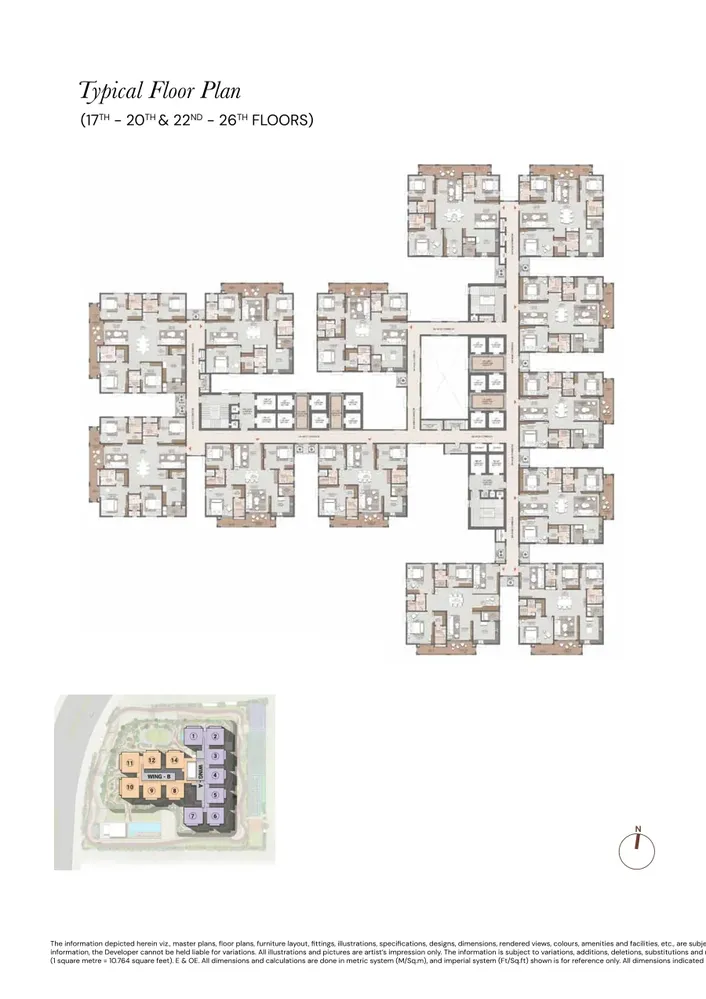
#> input picture dist/assets/plans/typical.webp, 706 x 999 px, shrunk from 900 x 1273 before the run
$ python encode_render.py ../dist/assets/plans/typical.webp ../dist/assets/plans/A1.webp
#> lines starting #> are read from the running program, lines starting #| are printed output that depends on the picture
"""Conservative, non-generative noise reduction and WebP encoding for CPU renders.

Uses a three-pixel median followed by a small bilateral kernel. No invented detail,
rescaling, geometry changes, view compositing, or AI image synthesis is performed.
Requires Pillow and NumPy in the selected Python interpreter.
"""
import math, sys
import numpy as np
from PIL import Image, ImageFilter

def encode(source,destination):
#> called with source = '../dist/assets/plans/typical.webp', destination = '../dist/assets/plans/A1.webp'
    image=Image.open(source).convert('RGB').filter(ImageFilter.MedianFilter(3))
    values=np.asarray(image,dtype=np.float32)/255
    pad=np.pad(values,((3,3),(3,3),(0,0)),mode='reflect')
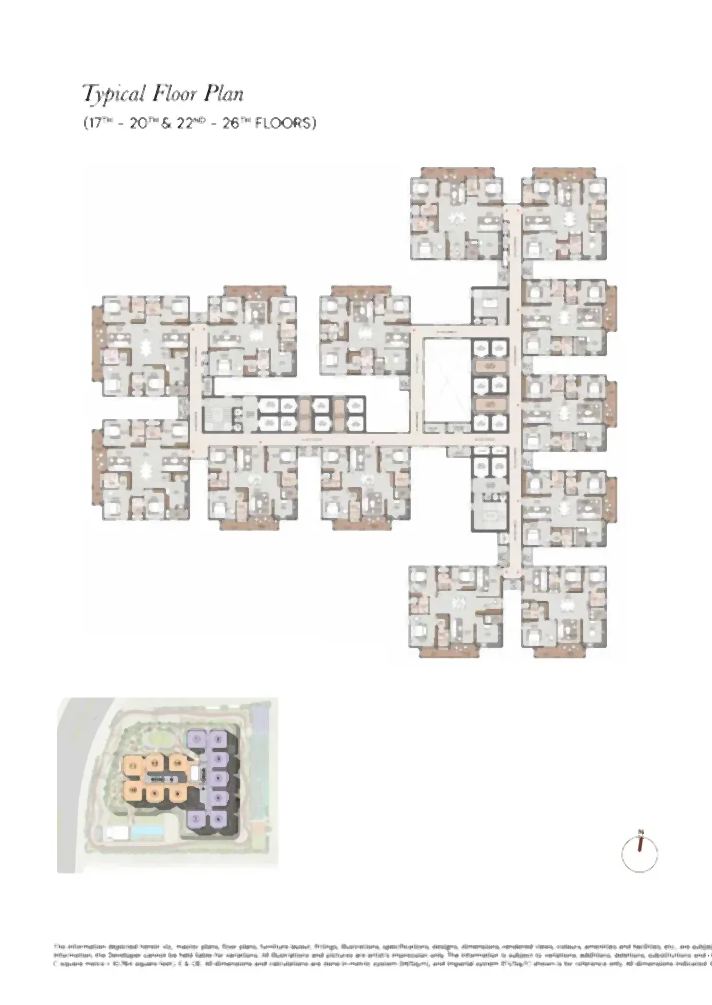
#> pad: shape (1005, 712, 3) float32; mean R, G, B 0.948, 0.944, 0.939
    numerator=np.zeros_like(values);denominator=np.zeros(values.shape[:2],np.float32)
    for dy in range(-3,4):
        for dx in range(-3,4):
            shifted=pad[3+dy:3+dy+values.shape[0],3+dx:3+dx+values.shape[1]]
            weight=np.exp(-((values-shifted)**2).sum(axis=2)/(2*.12**2))*math.exp(-(dx*dx+dy*dy)/8)
            numerator+=shifted*weight[:,:,None];denominator+=weight
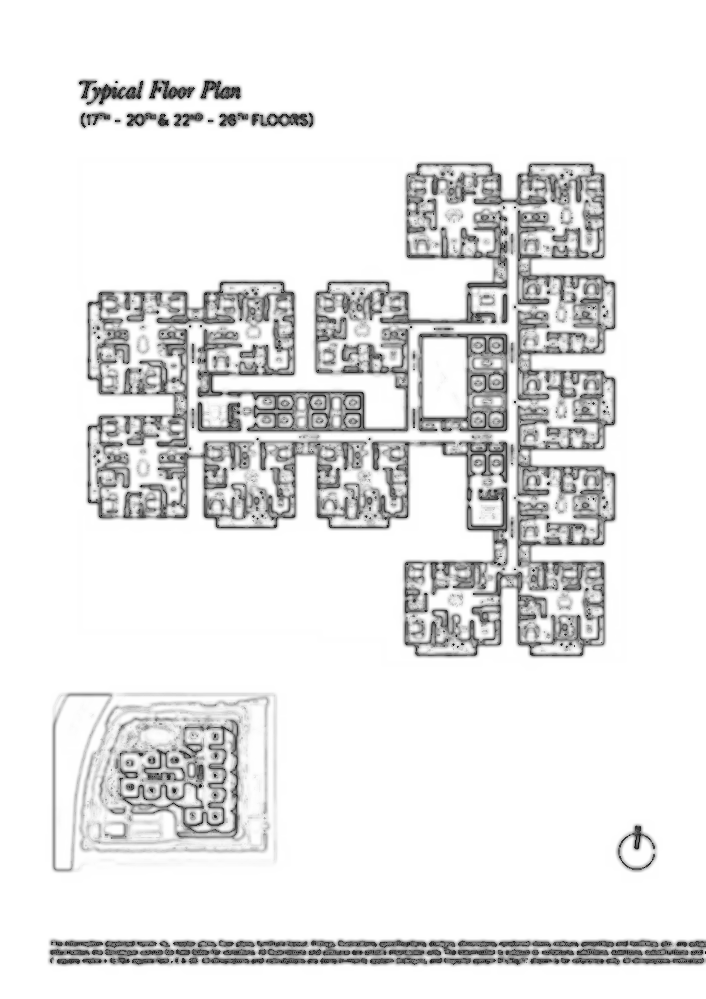
#> denominator: shape (999, 706) float32; min 1, max 21.41, mean 19.6; drawn with min black and max white
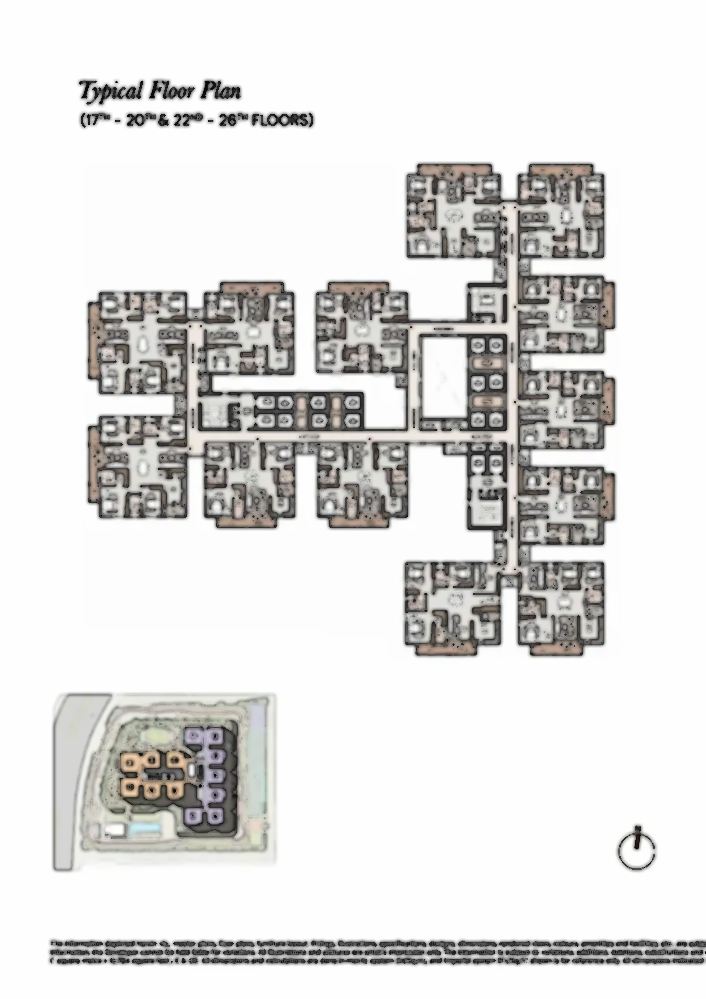
#> numerator: shape (999, 706, 3) float32; mean R, G, B 18.8, 18.7, 18.6; drawn with min black and max white
    clean=np.clip(numerator/denominator[:,:,None]*255,0,255).astype('uint8')
    Image.fromarray(clean).save(destination,quality=88,method=6)

if __name__=='__main__':encode(sys.argv[1],sys.argv[2])

$ run again, on dist/assets/plans/A2.webp
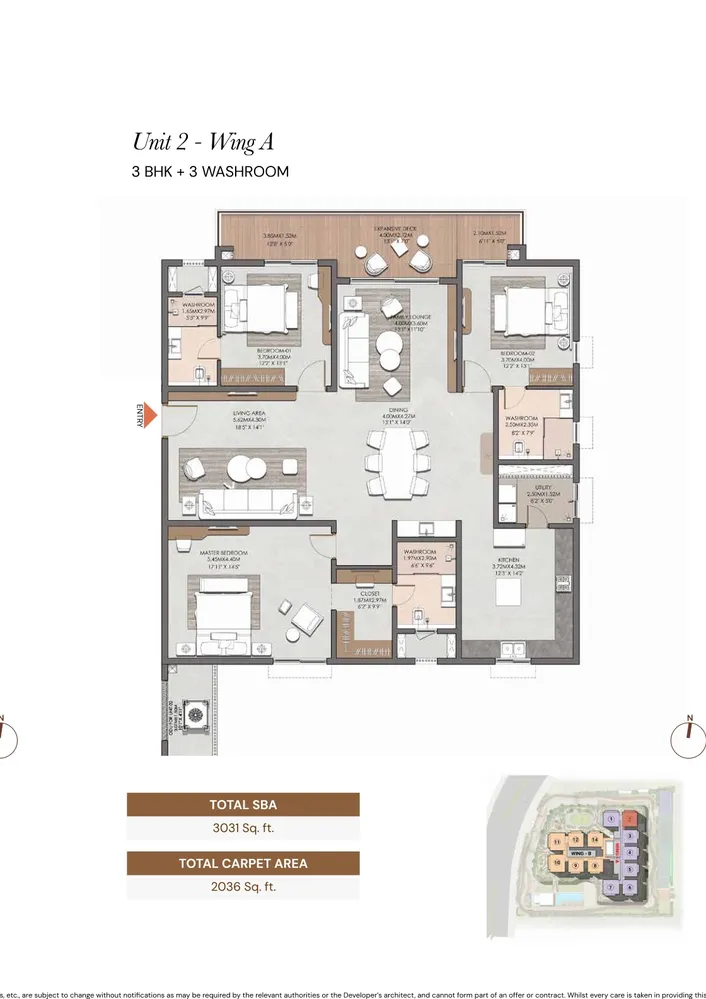
#> input picture dist/assets/plans/A2.webp, 706 x 999 px, shrunk from 1120 x 1584 before the run
#> after the loop in encode, `for dy in range(-3,4):`:
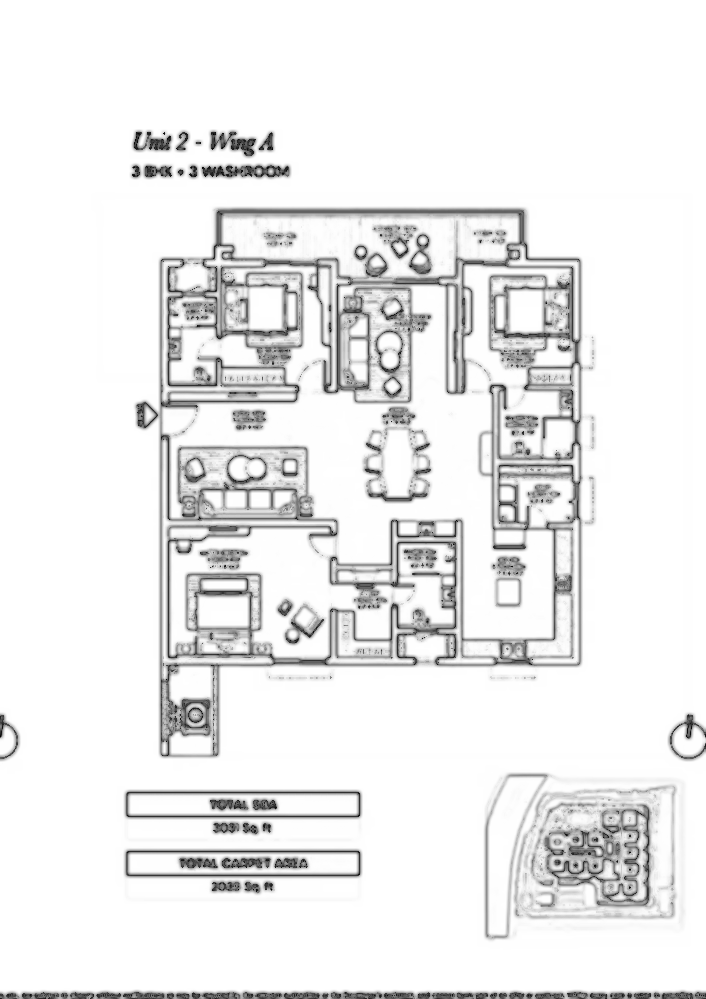
#> denominator: shape (999, 706) float32; min 1.04, max 21.41, mean 20; drawn with min black and max white
#> after the loop in encode, `for dy in range(-3,4):`:
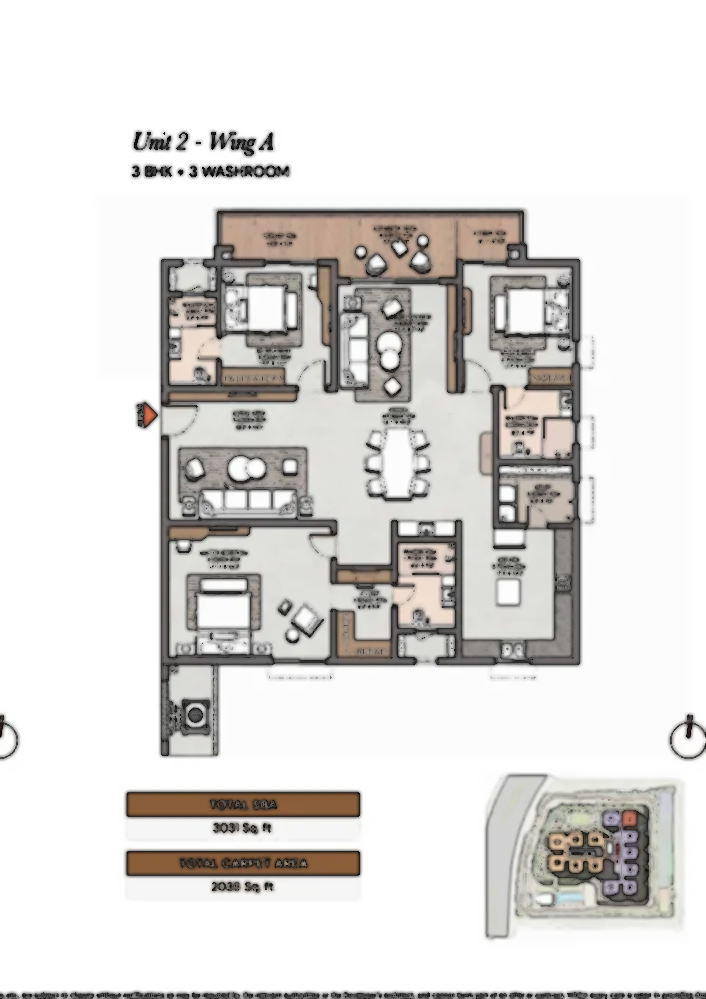
#> numerator: shape (999, 706, 3) float32; mean R, G, B 18.6, 18.5, 18.3; drawn with min black and max white

$ run again, on dist/assets/plans/A3.webp
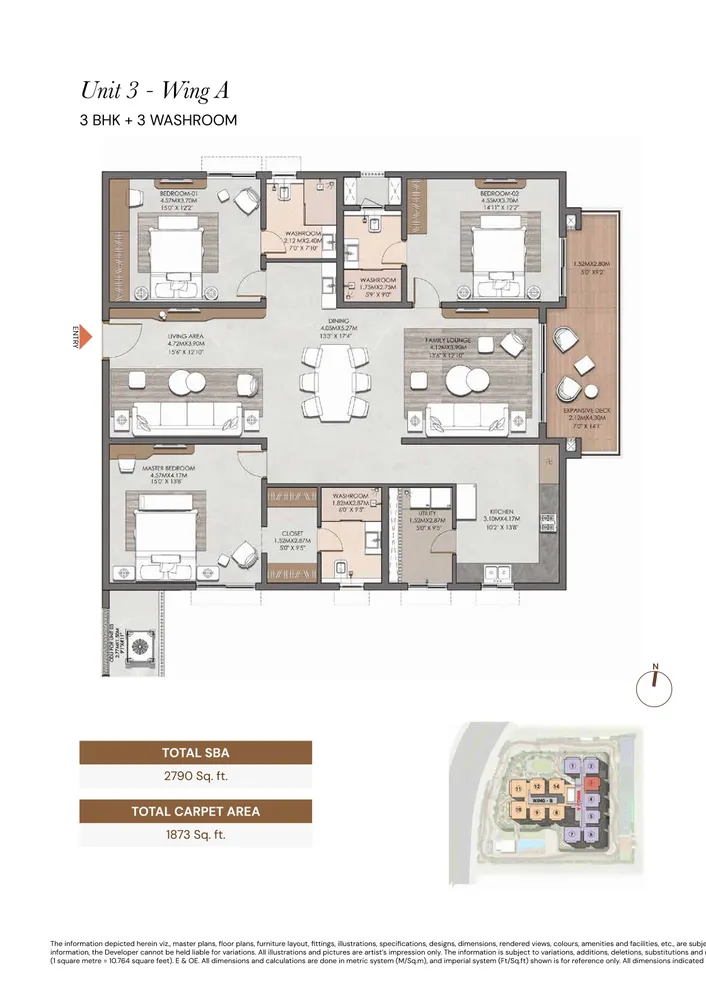
#> input picture dist/assets/plans/A3.webp, 706 x 999 px, shrunk from 1120 x 1584 before the run
#> after the loop in encode, `for dy in range(-3,4):`:
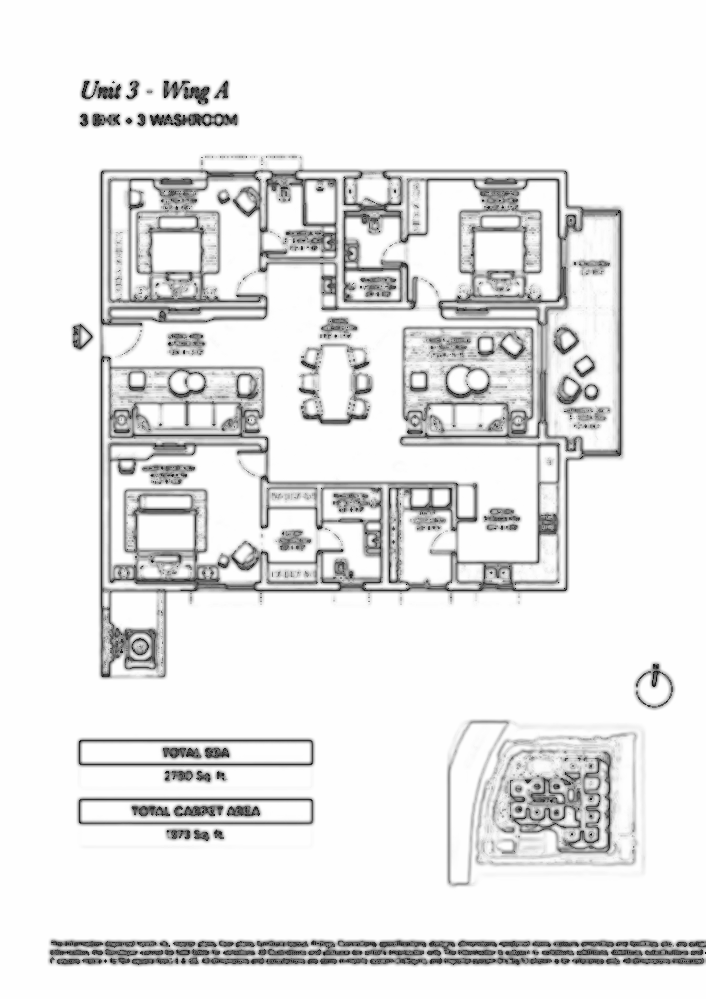
#> denominator: shape (999, 706) float32; min 1, max 21.41, mean 19.6; drawn with min black and max white
#> after the loop in encode, `for dy in range(-3,4):`:
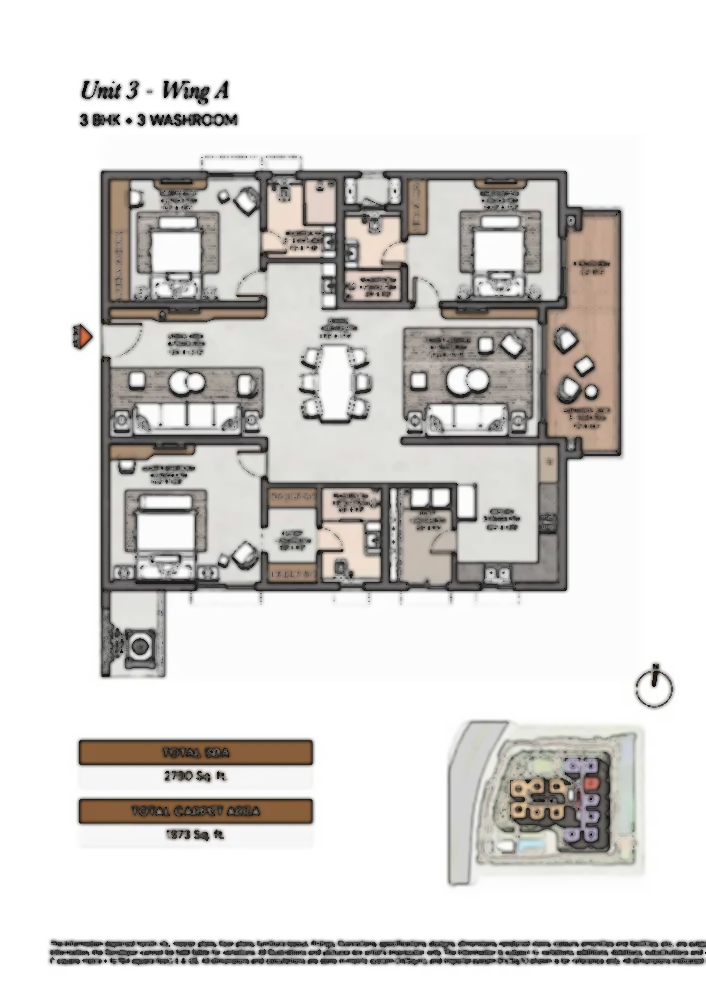
#> numerator: shape (999, 706, 3) float32; mean R, G, B 18.2, 18, 17.8; drawn with min black and max white

$ run again, on dist/assets/plans/A4.webp
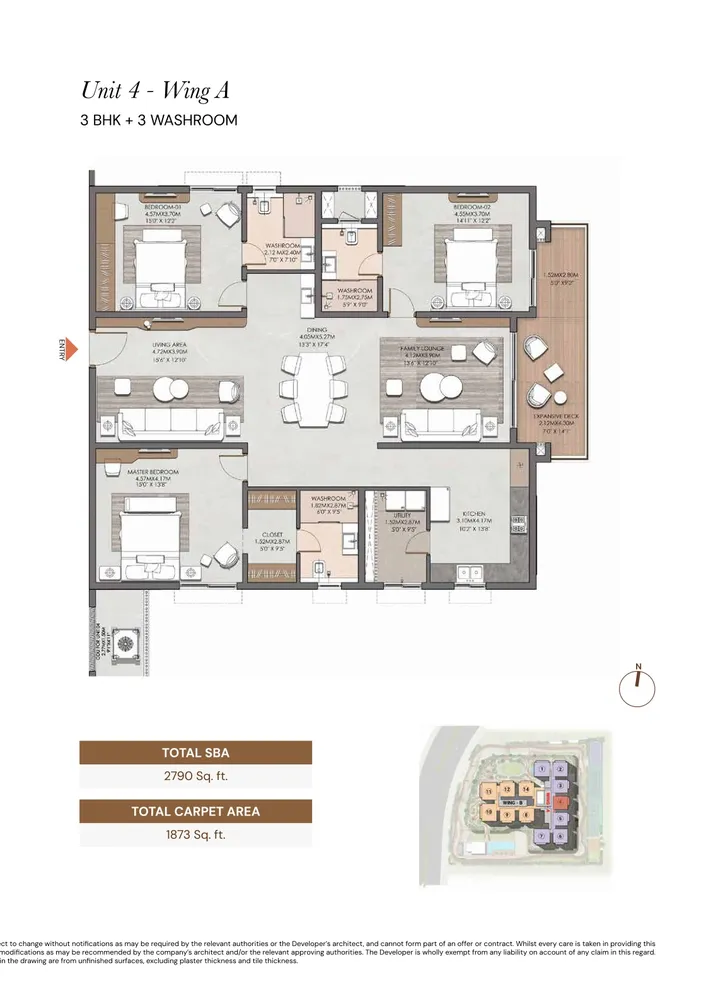
#> input picture dist/assets/plans/A4.webp, 706 x 999 px, shrunk from 1120 x 1584 before the run
#> after the loop in encode, `for dy in range(-3,4):`:
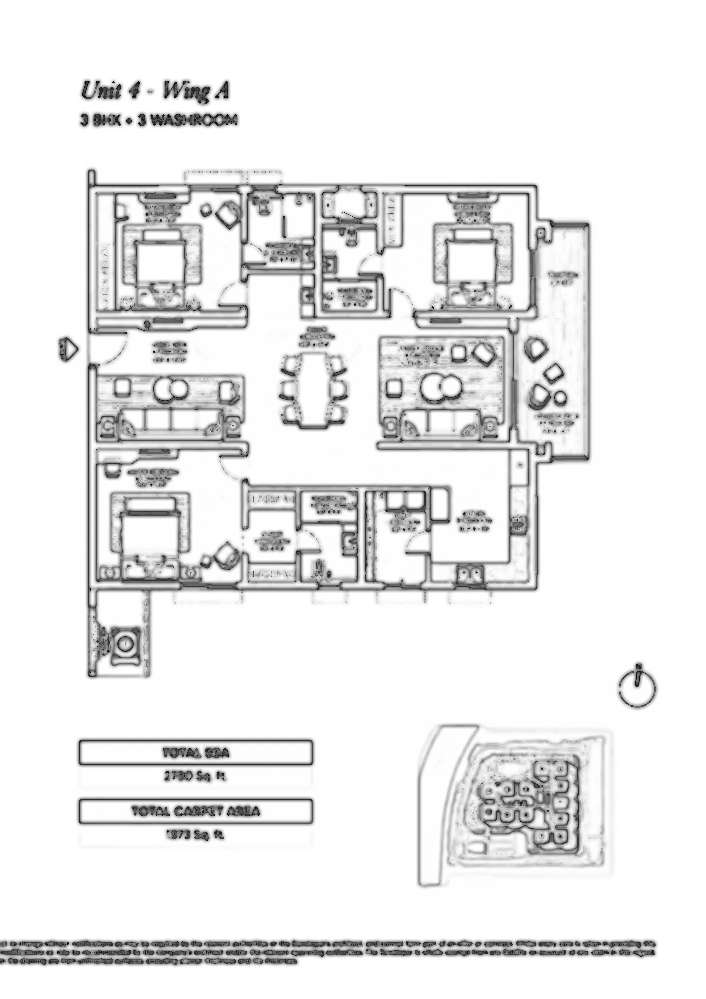
#> denominator: shape (999, 706) float32; min 1, max 21.41, mean 19.8; drawn with min black and max white
#> after the loop in encode, `for dy in range(-3,4):`:
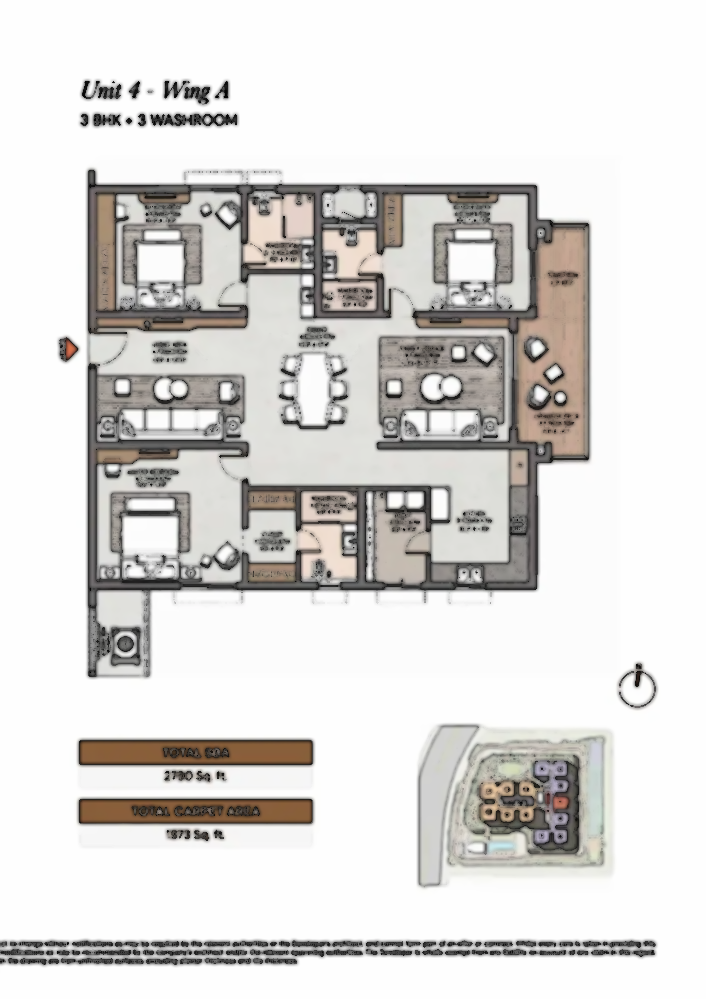
#> numerator: shape (999, 706, 3) float32; mean R, G, B 18.4, 18.3, 18.1; drawn with min black and max white
